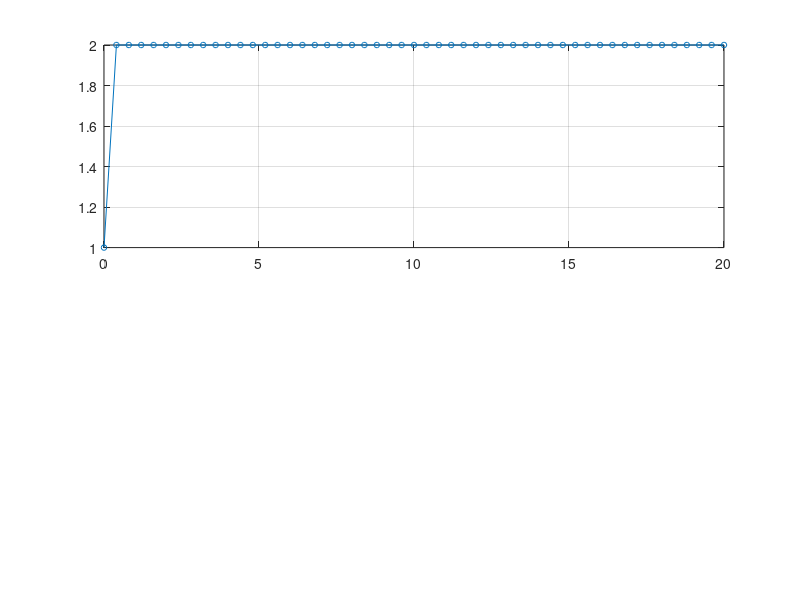

This chart was generated by the following MATLAB code:
clc; clear all

a = 0; b = 20;
N = 50; dx = (b-a)/N; x = (a:dx:b)';
y(1) = 1;
n = 1; cf = 1;
for k = 1:N+1

b(n*k:n*k+cf,1) = 0;
b(n*k,1) = [dx*2*y(k)^2];
b(n*k+cf,1) = 2;

A(n*k+1:n*k+1,n*k+1:n*k+1) = 0;
A(n*k,n*k:n*k+1) = [-1  1];
A(n*k+1,n*k+1) = 1.0;

% solving the matrix problem looks like:
S = A \ b; % solve A Y = b

% y(k) = y(k-1) + dx*S(n*k);
% y(k+1) = y(k) + dx*S(n*k+1);
% y(k)   = S(n*k);
y(k+1) = S(n*k+1);

end

% also get exact soln on fine grid:
subplot(211);plot(x,y(1:end-1),'-o','markersize',4);hold on;grid on
